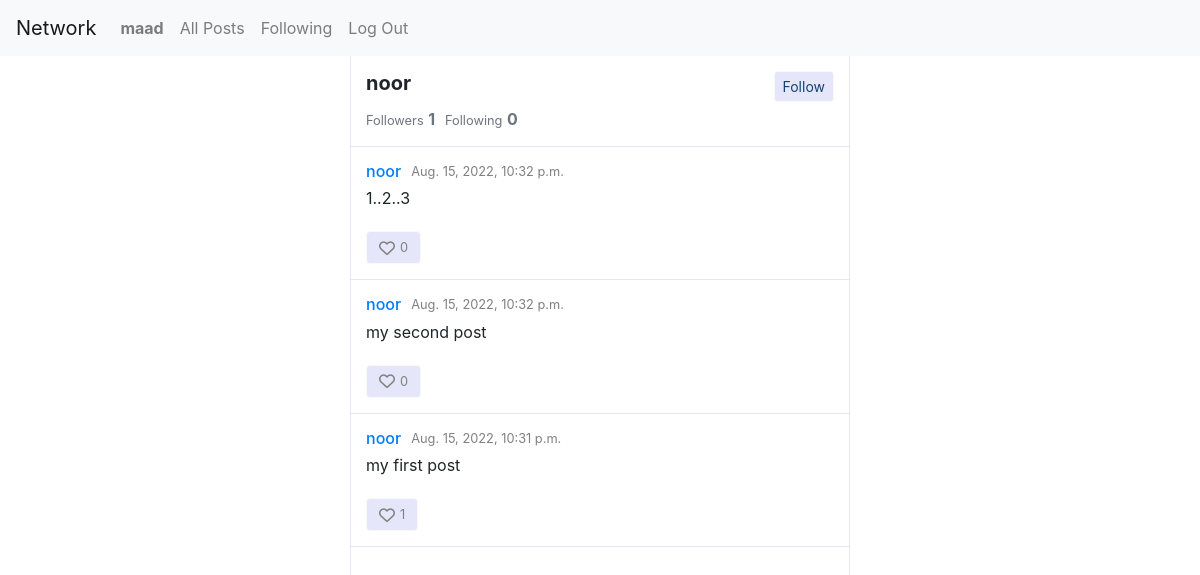
Page /profile/6 (signed in) on the committed database.
### network/models.py (models this page shows)
class User(AbstractUser):
    followers_count = models.IntegerField(default=0)
    followings_count = models.IntegerField(default=0)
    pass

class Post(models.Model):
    user = models.ForeignKey("User", on_delete=models.CASCADE)
    content = models.TextField()
    likes_count = models.IntegerField(default=0)
    likes = models.ManyToManyField("User",related_name="likes",blank=True)
    creation_date = models.DateTimeField(auto_now_add=True)

### network/views.py (the view)
# urls.py: path("profile/<int:id>", views.profile, name="profile"),
@login_required
def profile(request,id):
    user = User.objects.get(id=id)
    posts = Post.objects.filter(user=user).order_by('-creation_date')
    paginator = Paginator(posts, 10)
    page = request.GET.get('page')
    paginated_posts = paginator.get_page(page)
    form = PostForm()
    is_following = False
    if request.user.is_authenticated:
        is_following = Follow.objects.filter(follower = request.user, following = user).exists()
    context = {
        'user_to_show': user,
        'paginated_posts': paginated_posts,
        'post_form': form,
        'is_following': is_following,
    }
    return render(request, "network/profile.html",context)

### network/templates/network/profile.html (shortened to what this page needs)
{% extends "network/layout.html" %}
{% load crispy_forms_tags %}
{% load static %}
{% block body %}
    <div id="profile">
        <div class="details">
            <div style="display: flex;justify-content:space-between;">
                <h5><strong>{{user_to_show}}</strong></h5>
                {% if user.is_authenticated and user_to_show != user %}
                    <button type="button" class="btn btn-sm btn-light following_button" onclick="follow(this,{{user_to_show.id}})">
                        {% if is_following  %}
                            Unfollow
                            {% else %}
                            Follow
                        {% endif %}
                    </button>
                {% endif %}
            </div>
            <div class="text-muted" id="follows" style="display:flex;gap:10px;">
                <div><small>Followers</small> <strong id="followers">{{user_to_show.followers_count}}</strong></div>
                <div><small>Following</small> <strong>{{user_to_show.followings_count}}</strong></div>
            </div>
        </div>
        {% for post in paginated_posts %}
            {% include 'network/components/post.html' with post=post post_form=post_form %}
        {% endfor %}
        {% include 'network/components/paginator.html' with paginated_posts=paginated_posts %}
    </div>
{% endblock %}

### network/templates/network/layout.html (shortened to what this page needs)
{% load static %}
<!DOCTYPE html>
<html lang="en">
    <head>
        <link rel="stylesheet" href="https://stackpath.bootstrapcdn.com/bootstrap/4.4.1/css/bootstrap.min.css">
        <link href="{% static 'network/styles.css' %}" rel="stylesheet">
    </head>
    <body>
        <nav class="navbar navbar-expand-lg navbar-light bg-light">
            <a class="navbar-brand" href="#">Network</a>
            <div>
              <ul class="navbar-nav mr-auto">
                {% if user.is_authenticated %}
                    <li class="nav-item">
                        <a class="nav-link" href="#"><strong>{{ user.username }}</strong></a>
                    </li>
                {% endif %}
                <li class="nav-item">
                  <a class="nav-link" href="{% url 'index' %}">All Posts</a>
                </li>
                {% if user.is_authenticated %}
                    <li class="nav-item">
                        <a class="nav-link" href="{% url 'following' %}">Following</a>
                    </li>
                    <li class="nav-item">
                        <a class="nav-link" href="{% url 'logout' %}">Log Out</a>
                    </li>
                {% endif %}
              </ul>
            </div>
          </nav>
        <div class="body">
            {% block body %}
            {% endblock %}
        </div>
    </body>
</html>

### network/templates/network/components/post.html (shortened to what this page needs)
{% load crispy_forms_tags %}
<div class="post">
  <div class="post_header">
    <div class="post_name_and_date">
      <a
      {% if user.is_authenticated %}
        href="{% url 'profile' post.user.id %}"
      {% else %}
        href="{% url 'login'  %}"
      {% endif %}
      class="post_user">
        <h6>
          {{post.user}}
        </h6>
      </a>
      <small class="post_date">
        {{post.creation_date}}
      </small>
    </div>
  </div>
  <div class="post_body">
    <p class="post_content" id="post_content_{{post.id}}">
      {{post.content}}
    </p>
  </div>
  <div class="post_footer">
    {% if user.is_authenticated %}
      <button class="post_like_button btn btn-light" onclick="like(this,{{post.id}})">
        <i class="fa-heart fa-regular {% if user in post.likes.all %} fa-solid text-danger{% endif %}"></i>
        <small class="likes_count">
          {{post.likes_count}}
        </small>
      </button>
    {% endif %}
  </div>
</div>

### network/static/network/styles.css (style rules this page uses)
* { margin: 0; margin-top: 0; margin-right: 0; margin-bottom: 0; margin-left: 0; padding: 0; box-sizing: border-box; }
h1,h2,h3,h4,h5,h6 { margin-bottom: 0; }
html,body { height: 100%; }
a, a:active, a:hover { text-decoration: none; }
body { display: flex; flex-direction: column; }
.body { display: flex; flex-direction: column; flex:1; width: 500px; margin: auto; border-style: solid; border-color: lavender; border-width: 0 1px; }
.btn-light { background-color: lavender; }
.post { display: flex; flex-direction: column; padding: 15px; border-bottom: 1px solid lavender; gap: 5px; }
.post_header { display: flex; justify-content: space-between; }
.post_name_and_date { display: flex; align-items: center; gap: 10px; }
.post_date { color: gray; }
.following_button, .edit_button { color: #144273; }
.post_footer { display: flex; justify-content: space-between; align-items: center; }
.post_footer i { color: gray; }
.post_like_button { display: flex; align-items: center; gap: 5px; }
.post_like_button .likes_count { color: gray; }
#profile .details { display: flex; flex-direction: column; padding: 15px; border-bottom: 1px solid lavender; gap: 5px; }

### rows in the picture
User: username "maad"
User: username "noor", followers_count "1", followings_count "0"
Post: user "noor", creation_date "Aug. 15, 2022, 10:32 p.m.", content "1..2..3", likes_count "0"
Post: user "noor", creation_date "Aug. 15, 2022, 10:32 p.m.", content "my second post", likes_count "0"
Post: user "noor", creation_date "Aug. 15, 2022, 10:31 p.m.", content "my first post", likes_count "1"
